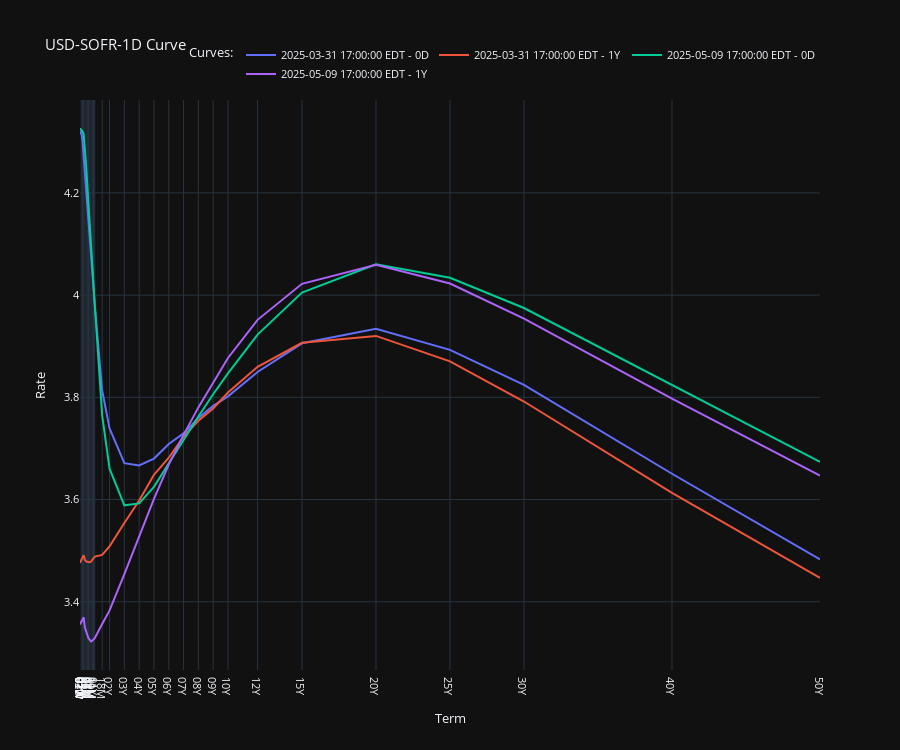

The cell this chart's notebook holds for it:
### Markdown cell above
### Term Structure

### Code cell
usd_ois.irswaps_term_structure_plotter(bdates=[datetime(2025, 3, 31), datetime(2025, 5, 9)], fwd_tenors=["0D", "1Y"], use_plotly=True)
